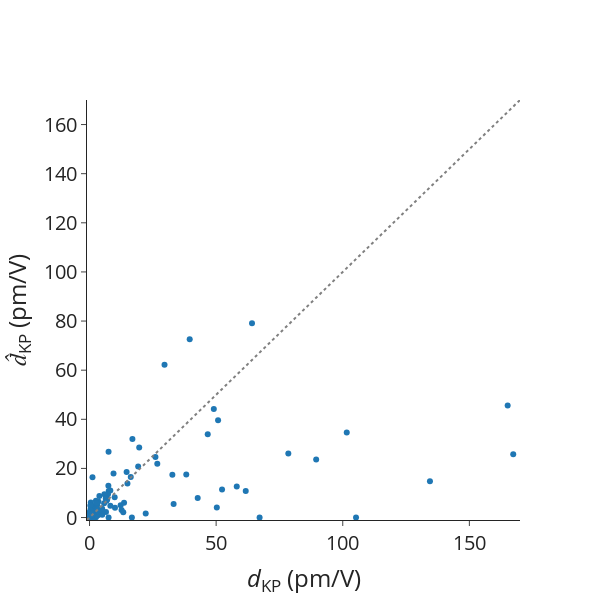

The notebook cell saved with this chart:
### Markdown cell above
## Errors on dKP masked

### Code cell
# Data

mae = mean_absolute_error(
    df_pred_matten["dKP_true"], df_pred_matten["dKP_matten_masked"]
)
mape = mean_absolute_percentage_error(
    df_pred_matten["dKP_true"], df_pred_matten["dKP_matten_masked"]
)
rmse = root_mean_squared_error(
    df_pred_matten["dKP_true"], df_pred_matten["dKP_matten_masked"]
)
spearmanrho = spearmanr(df_pred_matten["dKP_true"], df_pred_matten["dKP_matten_masked"])
print(f"MAE = {mae}")
print(f"MAPE = {mape}")
print(f"RMSE = {rmse}")
print(f"Rho_sp = {spearmanrho.statistic}")

# Scatter plot for previous outputs.
scatter_dKP = go.Scatter(
    x=df_pred_matten["dKP_true"],
    y=df_pred_matten["dKP_matten_masked"],
    mode="markers",
    name="",
    showlegend=False,
    text=[mpid for mpid in df_pred_matten.index.values],
)

ideal = go.Scatter(
    x=[-1, 200],
    y=[-1, 200],
    mode="lines",
    line=dict(color="gray", dash="dot"),
    showlegend=False,
)

# Layout
layout = go.Layout(
    # title=dict(text='Scatter Plot'),
    xaxis=dict(title="<i>d</i><sub>KP</sub> (pm/V)", range=[-1, 170]),
    yaxis=dict(title="<i>d&#770;</i><sub>KP</sub> (pm/V)", range=[-1, 170]),
    # legend=dict(font=dict(size=12)),
)

# Create figure
fig = go.Figure(data=[scatter_dKP, ideal], layout=layout)

fig.update_layout(
    autosize=False,
    font_size=20,
    width=600,
    height=600,
    # plot_bgcolor="white",
    template="simple_white",
)
fig.update_layout(
    xaxis=dict(
        # tickmode = 'array',
        # tickvals = [1, 2,3,4,5,6,7,8],
        # ticktext = ['One', 'Three', 'Five', 'Seven', 'Nine', 'Eleven']
        showgrid=False,
    ),
    yaxis=dict(
        # tickmode = 'array',
        # tickvals = [1, 2,3,4,5,6,7,8],
        # ticktext = ['One', 'Three', 'Five', 'Seven', 'Nine', 'Eleven']
        showgrid=False,
    ),
)

# Show figure
fig.show()

### Figure 1 — Plotly figure (JSON) as saved in the notebook; plotly's stock layout.template omitted (floating-point values rounded to 4 significant figures)
{"data": [{"mode": "markers", "name": "", "showlegend": false, "text": ["agm001234439", "agm001375463", "agm002017294", "agm002041315", "agm002041336", "agm002056302", "agm002137665", "agm002138671", "agm002140778", "agm002147818", "agm002153139", "agm002156258", "agm002161194", "agm002176403", "agm002184995", "agm002205114", "agm002224865", "agm002237807", "agm002278924", "agm002297812", "agm002790067", "agm003112540", "agm003157565", "agm003160552", "agm003202328", "agm003202410", "agm003206267", "agm003213121", "agm003219193", "agm003235252", "agm003237859", "agm003469328", "agm003705731", "agm004773455", "agm004786326", "agm004787350", "agm005056300", "agm005071058", "agm005072178", "agm005664742", "agm005721583", "agm005748012", "agm005754384", "agm005848675", "agm006020719", "agm006047746", "agm2000126920", "agm2000136656", "agm2000137141", "mp-1023924", "mp-1029368", "mp-1029633", "mp-1079676", "mp-1102285", "mp-1103351", "mp-1105300", "mp-11714", "mp-1180133", "mp-1196282", "mp-1196457", "mp-1208039", "mp-1208179", "mp-1215642", "mp-1216976", "mp-1219328", "mp-1221169", "mp-1221971", "mp-1223389", "mp-1223489", "mp-1223849", "mp-1225884", "mp-1225916", "mp-1227011", "mp-1227110", "mp-1227124", "mp-1227389", "mp-1228160", "mp-1228342", "mp-1287", "mp-13666", "mp-14444", "mp-1778", "mp-17862", "mp-18168", "mp-21521", "mp-2176", "mp-21892", "mp-22909", "mp-23329", "mp-2469", "mp-2802611", "mp-29157", "mp-31451", "mp-38011", "mp-4431", "mp-4524", "mp-504952", "mp-505702", "mp-549720", "mp-554918", "mp-555150", "mp-555202", "mp-555915", "mp-558491", "mp-559057", "mp-559065", "mp-559545", "mp-560894", "mp-561385", "mp-6126", "mp-625175", "mp-626172", "mp-6268", "mp-632229", "mp-632684", "mp-6980", "mp-754712", "mp-756044", "mp-760755", "mp-772748", "mp-8070", "mp-8884", "mp-9066", "mp-9427", "mp-9844"], "type": "scatter", "x": [0.8273, 29.62, 16.93, 58.14, 42.72, 3.414, 0.2176, 4.991, 3.739, 0.3866, 2.536, 0.6697, 9.926, 1.529, 167.3, 64.16, 1.163, 101.6, 165.1, 1.145, 46.68, 49.08, 0.2773, 12.28, 32.71, 134.4, 19.21, 3.896, 0.2357, 0.04742, 0.3447, 0.3122, 6.713, 4.768, 13.64, 1.713, 7.568, 1.395, 0.3562, 3.195, 9.476, 0.4218, 1.478, 7.517, 0.413, 50.77, 0.2248, 3.323, 8.213, 2.575, 14.97, 7.445, 1.418, 7.286, 2.242, 26.76, 6.45, 5.011, 0.02059, 0.1078, 0.9609, 0.8543, 3.522, 12.64, 2.709, 10.05, 5.871, 26.04, 0.1658, 0.09266, 0.1571, 1.182, 52.33, 0.00916, 16.28, 38.2, 0.2415, 1.382, 0.142, 50.26, 13.33, 0.3199, 33.21, 2.409, 7.526, 105.2, 1.67, 2.588, 8.217, 16.72, 0.8983, 78.51, 67.16, 6.983, 19.62, 89.5, 14.64, 1.566, 22.18, 2.489, 1.671, 0.2467, 0.4181, 0.9163, 1.629, 6.498, 5.768, 0.4985, 0.7001, 2.733, 0.2779, 0.2233, 6.413, 2.91, 0.6333, 61.69, 1.17, 0.2817, 0.09891, 0.2717, 0.6154, 39.56, 0.3188, 0.5744, 0.9484], "y": [3.541, 62.22, 32.02, 12.68, 7.988, 1.261, 1.292, 3.532, 1.877, 1.447, 6.873, 1.779, 8.223, 1.943, 25.73, 79.1, 16.37, 34.67, 45.6, 3.846, 33.91, 44.14, 0.397, 4.96, 17.42, 14.82, 20.76, 8.795, 2.446, 0.8105, 1.842, 0.3575, 6.856, 3.325, 6.027, 0.7917, 10.78, 3.539, 0.07506, 4.6, 17.98, 3.489, 2.708, 26.84, 0.644, 39.62, 0.4178, 0.9347, 10.98, 0.1209, 13.88, 12.94, 0.8159, 9.449, 4.036, 21.86, 8.106, 1.112, 0.1864, 0.09259, 0.8692, 2.522, 6.551, 3.054, 4.093, 4.005, 9.459, 24.64, 0.623, 0.7546, 2.131, 1.74, 11.39, 0.5084, 16.52, 17.56, 1.693, 4.535, 2.352e-06, 4.107, 2.128, 5.645e-07, 5.515, 2.265, 6.904e-06, 3.465e-09, 8.017e-07, 0.9234, 4.764, 2.267e-07, 1.524, 26.05, 1.403e-08, 7.334, 28.54, 23.6, 18.53, 4.507, 1.632, 2.346, 2.595, 2.243, 0.5955, 1.436, 1.611, 2.236, 5.84, 6.174, 0.5898, 5.906, 0.9563, 0.8933, 7.633, 3.305, 5.057, 10.83, 1.343, 1.842, 0.6287, 1.108, 4.215, 72.56, 4.871, 2.807, 1.515]}, {"line": {"color": "gray", "dash": "dot"}, "mode": "lines", "showlegend": false, "type": "scatter", "x": [-1, 200], "y": [-1, 200]}], "layout": {"autosize": false, "font": {"size": 20}, "height": 600, "width": 600, "xaxis": {"range": [-1, 170], "showgrid": false, "title": {"text": "<i>d</i><sub>KP</sub> (pm/V)"}}, "yaxis": {"range": [-1, 170], "showgrid": false, "title": {"text": "<i>d&#770;</i><sub>KP</sub> (pm/V)"}}}}
